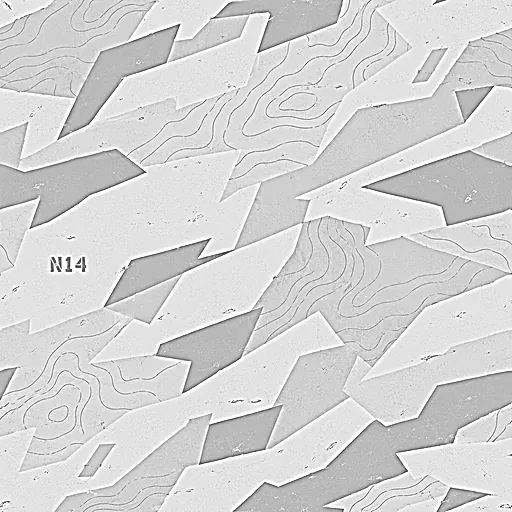
#> input picture src/modules/bomb-finishes/arctic/roughness.webp, 512 x 512 px, given in place of blue_metal_plate.jpg, which was not available
$ python make-ui-outcomes.py ../src/modules/bomb-finishes/arctic ../src/modules/bomb-finishes/arctic/wrap.webp
#> lines starting #> are read from the running program, lines starting #| are printed output that depends on the picture; after the words box and inside, x2 and y2 are one past the last pixel; in counts of white or black regions, pixels touching at a corner belong together
"""Composites the victory and defeat banners for the match result dialogs.
Usage: python3 make-ui-outcomes.py <dir with Poly Haven diffuse jpgs> <output dir>"""
import sys, numpy as np
from PIL import Image, ImageDraw, ImageFilter
DL, OUT = sys.argv[1], sys.argv[2]
rng = np.random.default_rng(11)
W, H = 1280, 480

def tex(name, ox, oy, scale):
#> called with name = 'blue_metal_plate', ox = 40, oy = 300, scale = 1.1
    im = Image.open(f"{DL}/{name}.jpg").convert("RGB")
#> im is the input picture: PIL image 512x512 RGB; mean R, G, B 212.4, 212.4, 212.4
    s = int(1024*scale); im = im.resize((s, s), Image.LANCZOS)
    tile = Image.new("RGB", (W+s, H+s))
#> tile: PIL image 2406x1606 RGB; every value is 0
    for x in range(0, W+s, s):
        for y in range(0, H+s, s): tile.paste(im, (x, y))
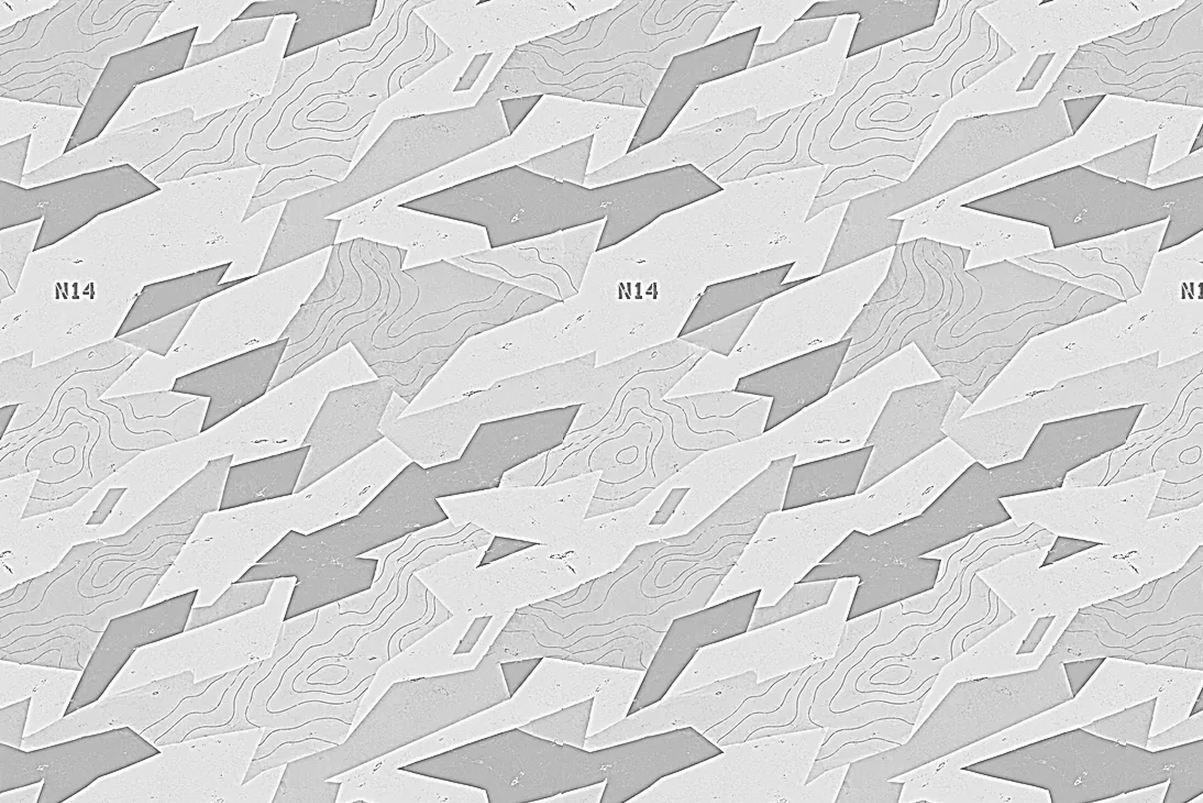
#> tile: PIL image 2406x1606 RGB (shown at 1/2 size); mean R, G, B 212, 212, 212
    return np.asarray(tile.crop((ox, oy, ox+W, oy+H))).astype(np.float32)/255

def blur(a, r): return np.asarray(Image.fromarray((np.clip(a, 0, 1)*255).astype(np.uint8)).filter(ImageFilter.GaussianBlur(r))).astype(np.float32)/255
def shape(draw_fn, r=0):
    m = Image.new("L", (W, H), 0); draw_fn(ImageDraw.Draw(m)); a = np.asarray(m).astype(np.float32)/255
    return blur(a, r) if r else a
def emboss(mask, r, k):
    h = blur(mask, r); gy, gx = np.gradient(h); return np.clip(-(gx+gy)*k*r, -.25, .3)
def specks(n, size, bias_y):
    m = Image.new("L", (W, H), 0); d = ImageDraw.Draw(m)
    for _ in range(n):
        x = rng.integers(0, W); y = int(H*rng.random()**bias_y); s = rng.random()*size+.6
        d.ellipse([x-s, y-s, x+s, y+s], fill=int(rng.integers(90, 255)))
    return np.asarray(m).astype(np.float32)/255

yy, xx = np.mgrid[0:H, 0:W].astype(np.float32)
fade = np.clip((H-yy)/(H*.42), 0, 1)**1.2            # dissolve into the dialog below

def save(rgb, name):
    out = np.dstack([np.clip(rgb, 0, 1), fade])
    Image.fromarray((out*255).astype(np.uint8), "RGBA").resize((960, 360), Image.LANCZOS).save(f"{OUT}/{name}", quality=84, method=6)

def victory():
    base = tex("blue_metal_plate", 40, 300, 1.1); lum = base.mean(-1, keepdims=True)
    rgb = np.array([.16, .17, .15])*(.4+1.9*lum)
    cx, cy = W/2, H*.56
    ang = np.arctan2(yy-cy, xx-cx); dist = np.hypot(xx-cx, (yy-cy)*1.25)
    rays = (np.sin(ang*18+.4) > .35).astype(np.float32)
    rays = blur(rays, 3)*np.clip(1-dist/(W*.62), 0, 1)**1.3
    glow = np.exp(-(dist/(W*.2))**2)
    rgb += (rays*.34)[..., None]*np.array([1., .74, .32])+(glow*.75)[..., None]*np.array([1., .70, .28])
    # embossed brass star flanked by rank chevrons
    def star(d, R=118, r=47):
        pts = [(cx+(R if i % 2 == 0 else r)*np.sin(i*np.pi/5), cy-8-(R if i % 2 == 0 else r)*np.cos(i*np.pi/5)) for i in range(10)]
        d.polygon(pts, fill=255)
    def wings(d):
        for side in (-1, 1):
            for k in range(4):
                x0 = cx+side*(165+k*62); w = 34; h = 92-k*14
                d.polygon([(x0, cy-8-h/2), (x0+side*w, cy-8), (x0, cy-8+h/2), (x0+side*14, cy-8+h/2), (x0+side*(w+14), cy-8), (x0+side*14, cy-8-h/2)], fill=255)
    for fn, tint, k in ((wings, np.array([.80, .60, .26]), 1.0), (star, np.array([1., .80, .40]), 1.3)):
        m = shape(fn, .8)[..., None]
        brass = tint*(.55+1.1*lum)*(1.05-.35*(yy/H))[..., None]
        rgb = rgb*(1-m)+brass*m
        rgb += emboss(m[..., 0], 2.2, 3.2)[..., None]*k
#> this loop made 2 passes
#> pass 1, in shape, `a = np.asarray(m).astype(np.float32) / 255`:
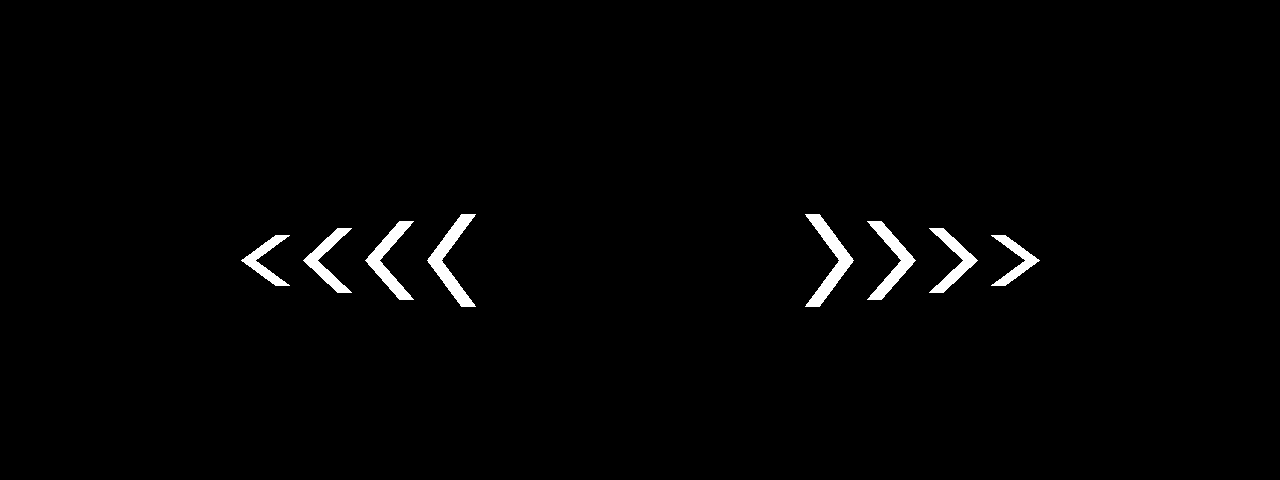
#> a: shape (480, 1280) float32; values 0 (black) and 1 (white), 1.4% white; 8 white regions, largest, box (x1, y1, x2, y2) and area: (427, 214, 476, 307) 1395, (805, 214, 854, 307) 1395, (365, 221, 414, 300) 1185
#> after the loop:
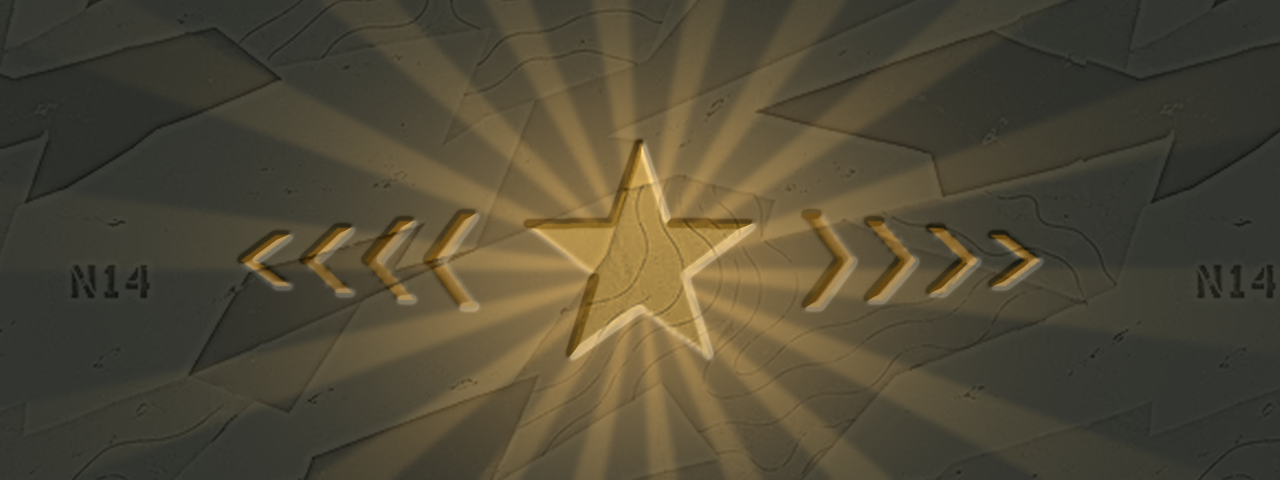
#> rgb: shape (480, 1280, 3) float64; mean of channels 0, 1, 2 0.565, 0.513, 0.366; drawn with min black and max white
    rgb *= (1-.55*blur(shape(star), 14)*(1-shape(star)))[..., None]            # drop shadow
#> in shape (call 3), `draw_fn(ImageDraw.Draw(m))`: m: PIL image 1280x480 L; 2.7% white; 1 white region, box (x1, y1, x2, y2) and area: (527, 142, 753, 357) 16576
    rgb += (specks(420, 2.2, 1.0)*np.clip(1-dist/(W*.55), 0, 1))[..., None]*np.array([1., .82, .45])*.9
    vign = np.clip(1-((xx-cx)/(W*.62))**2, 0, 1)
    save(rgb*(.35+.65*vign)[..., None], "outcome-victory.webp")

def defeat():
    base = tex("rusty_metal_sheet", 220, 60, 1.25); lum = base.mean(-1, keepdims=True)
#> call 2 of tex, with name = 'rusty_metal_sheet', ox = 220, oy = 60, scale = 1.25
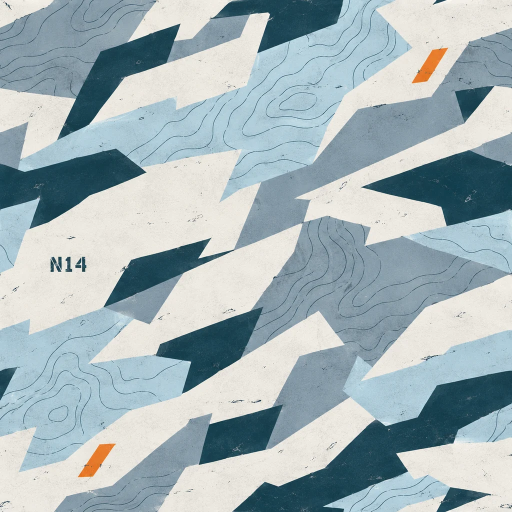
#> input picture src/modules/bomb-finishes/arctic/wrap.webp, 1024 x 1024 px, given in place of rusty_metal_sheet.jpg, which was not available (shown at 1/2 size)
#> in tex, im is the input picture: PIL image 1024x1024 RGB; mean R, G, B 164, 179.8, 184.2
#> in tex (call 2), `tile = Image.new("RGB", (W+s, H+s))`: tile: PIL image 2560x1760 RGB; every value is 0
#> after the loop in tex (call 2), `for x in range(0, W+s, s):`:
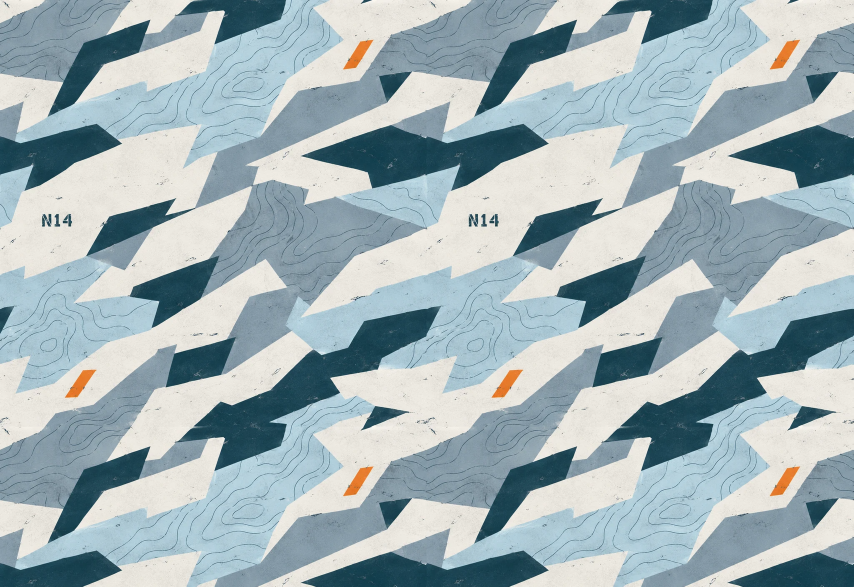
#> tile: PIL image 2560x1760 RGB (shown at 1/3 size); mean R, G, B 162.4, 178.7, 183.5
    rust = np.clip((base[..., 0:1]-base[..., 2:3])*3-.1, 0, 1)
    rgb = np.array([.13, .12, .12])*(.4+1.7*lum)*(1-rust*.5)+np.array([.30, .12, .06])*lum*1.6*rust*.5
    cx, cy = W/2, H*.52
    dist = np.hypot(xx-cx, (yy-cy)*1.5)
    n = blur(rng.random((H, W)).astype(np.float32), 9); n = (n-n.min())/(n.max()-n.min())
    scorch = np.clip(1.15-dist/(W*.33)+(n-.5)*1.1, 0, 1)
    rgb *= (1-.86*scorch)[..., None]
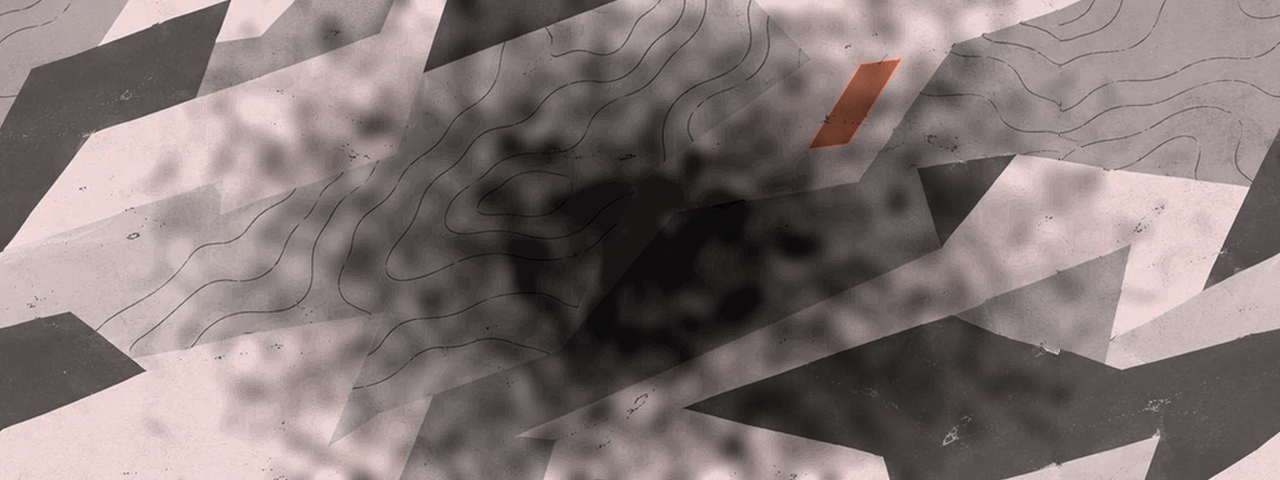
#> rgb: shape (480, 1280, 3) float64; mean of channels 0, 1, 2 0.145, 0.133, 0.132; drawn with min black and max white
    # fracture lines radiating from the impact, glowing like cooling metal
    def cracks(d):
        for _ in range(15):
            a = rng.random()*2*np.pi; x, y = cx, cy; L = rng.integers(160, 520)
            pts = [(x, y)]
            for _ in range(int(L/14)):
                a += rng.normal(0, .32); x += 14*np.cos(a); y += 9*np.sin(a); pts.append((x, y))
                if rng.random() < .12:
                    b = a+rng.choice([-1, 1])*.9; d.line([(x, y), (x+50*np.cos(b), y+32*np.sin(b))], fill=150, width=1)
            d.line(pts, fill=255, width=2)
#> this loop made 15 passes
#> L on passes 1 to 12: 321, 173, 269, 432, 171, 209, 509, 391, 394, 307, 319, 219
    c = shape(cracks)
    heat = np.clip(1-dist/(W*.36), 0, 1)
    rgb *= (1-.9*blur(c, 1.2))[..., None]
    rgb += (blur(c, 5)*heat*1.5)[..., None]*np.array([1., .22, .05])+(c*heat**2*1.2)[..., None]*np.array([1., .62, .25])
    core = np.exp(-(dist/(W*.07))**2)
    rgb += core[..., None]*np.array([.95, .25, .06])*.9
    rgb += (specks(260, 1.8, .8)*np.clip(1.2-dist/(W*.5), 0, 1))[..., None]*np.array([1., .36, .10])
#> the loop in specks (call 2), `for _ in range(n):` made 260 passes
#> (x, y, s) on passes 1 to 3: (406, 276, 2.05), (630, 460, 2.1), (873, 372, 1.32)
    smoke = blur(rng.random((H, W)).astype(np.float32), 28); smoke = np.clip((smoke-.5)*9+.4, 0, 1)*np.clip(1-yy/H*1.3, 0, 1)
#> after `smoke = np.clip((smoke - 0.5) * 9 + 0.4, 0, 1) * np.clip(1 - yy / H * `:
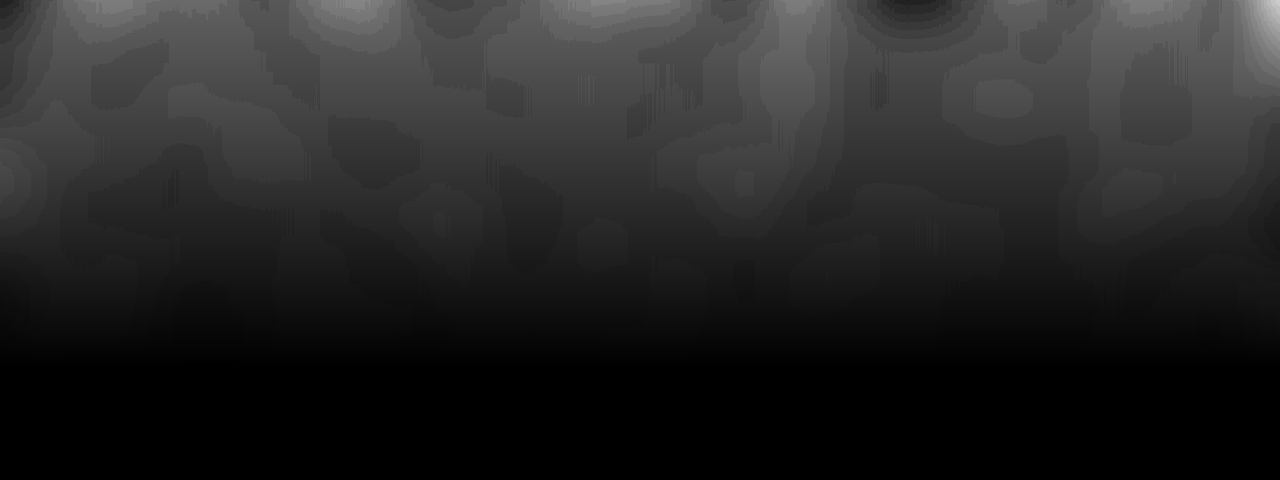
#> smoke: shape (480, 1280) float32; min 0, max 0.806, mean 0.148
    rgb = rgb*(1-.35*smoke[..., None])+np.array([.10, .09, .09])*.35*smoke[..., None]
    vign = np.clip(1-((xx-cx)/(W*.6))**2, 0, 1)
    save(rgb*(.3+.7*vign)[..., None], "outcome-defeat.webp")

victory(); defeat()
